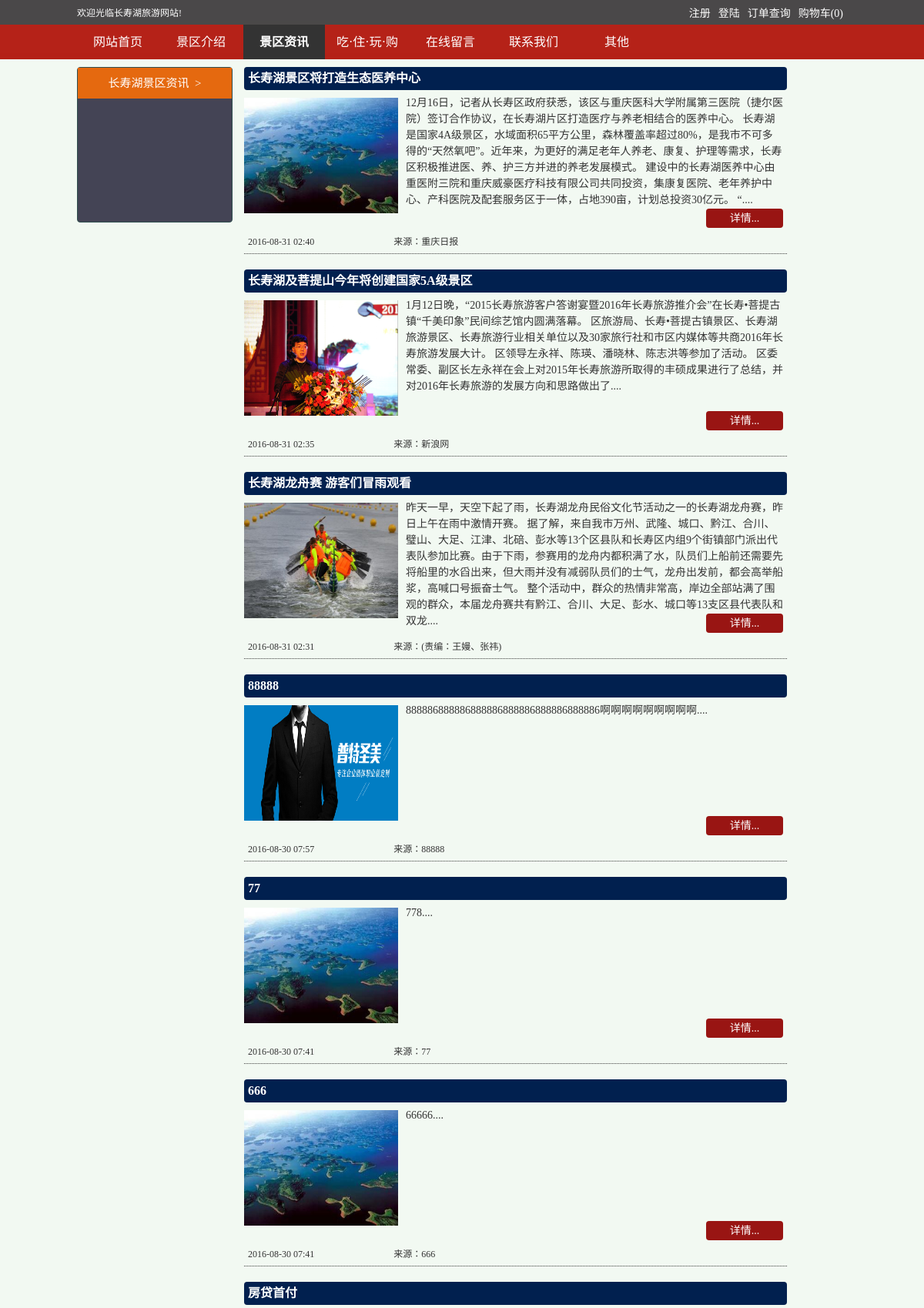
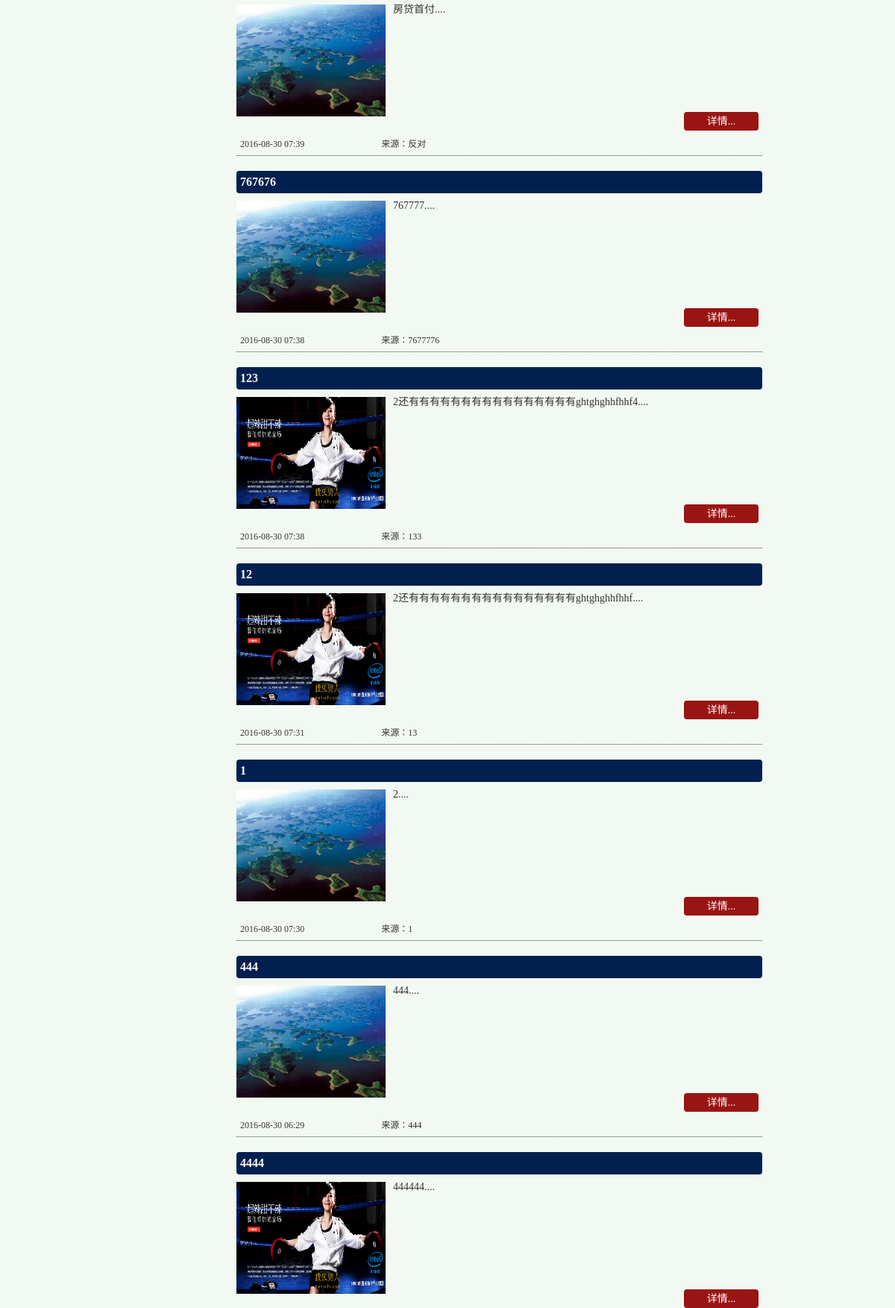
Screenshot of /jqzx/index.php (upper part) with the database file from the repository (2 pictures, top to bottom).
### tables this page shows
CREATE TABLE `news` (
  `id` int(10) unsigned NOT NULL AUTO_INCREMENT,
  `title` varchar(30) NOT NULL COMMENT '标题',
  `source` varchar(20) NOT NULL COMMENT '来源',
  `pubtime` int(11) NOT NULL COMMENT '发布时间',
  `content` text NOT NULL COMMENT '正文内容',
  `image` varchar(100) NOT NULL COMMENT '图片',
  `operator` varchar(20) NOT NULL COMMENT '发布人',
  `like` int(11) NOT NULL DEFAULT '0' COMMENT '点赞数',
  `unlike` int(11) NOT NULL DEFAULT '0' COMMENT '点踩数',
  PRIMARY KEY (`id`)
);

### public/class/db.class.php (called while the page is built, shortened)
<?php
class DB {
    public static $dbtype = 'mysql';
    public static $dbhost = '';
    public static $dbport = '';
    public static $dbname = '';
    public static $dbuser = '';
    public static $dbpass = '';
    public static $charset = '';
    public static $stmt = null;
    public static $DB = null;
    public static $connect = true;
    public function __construct() {
        self::$dbtype = 'mysql';
        self::$dbhost = 'localhost';
        self::$dbport = '3306';
        self::$dbname = 'csh';
        self::$dbuser = 'root';
        self::$dbpass = '';
        self::$connect = true;
        self::$charset = 'UTF8';
        self::$DB -> setAttribute ( PDO::MYSQL_ATTR_USE_BUFFERED_QUERY, true );
        self::$DB -> setAttribute ( PDO::ATTR_EMULATE_PREPARES, true );
        self::$DB -> exec( 'SET NAMES ' . self::$charset );
    }
    private function connect() {
        try {
            self::$DB = new PDO ( self::$dbtype . ':host=' . self::$dbhost . ';port=' . self::$dbport . ';dbname=' .
                self::$dbname, self::$dbuser, self::$dbpass, array (PDO::ATTR_PERSISTENT => self::$connect ) );
        } catch ( PDOException $e ) {
            die ( "Connect Error Infomation:" . $e->getMessage () );
        }
    }
    private function _fetch($sql, $type) {
        $result = array ();
        self::$stmt = self::$DB->query ( $sql );
        self::$stmt->setFetchMode ( PDO::FETCH_ASSOC );
        switch ($type) {
            case '1' :
                $result = self::$stmt->fetchAll ();
                break;
        }
        self::$stmt = null;
        return $result;
    }
    public function getAll($table, $field = '*', $where = false, $orderby = false, $limit = false) {
        $sql = "SELECT {$field} FROM `{$table}`";
        $sql .= ($where) ? " WHERE $where" : '';
        $sql .= ($orderby) ? " ORDER BY $orderby" : '';
        $sql .= ($limit) ? " LIMIT $limit" : '';
        return self::_fetch ( $sql, $type = '1' );
    }
}

### jqzx/index.php (the view, shortened to what this page needs)
<?php
include "../public/class/db.class.php";
$db = new DB();
$newsdata = $db->getAll('news',"*",'',"id desc");
$src= str_replace("jqzx","admin",dirname($_SERVER['SCRIPT_NAME']));
$src= str_replace("\\","/",$src)."/Public/Uploads/newspic/";
?>
<!DOCTYPE html>
<html lang="en">
<head>
    <link href="../public/css/style.css" type="text/css" rel="stylesheet"/>
    <link href="../public/css/dropmenu.css" rel="stylesheet" type="text/css"/>
</head>
<body>
<?php include "../public/common/header.php";?>
<div id="jqzx_container">
    <div id="jqzx_left">
        <div>长寿湖景区资讯&nbsp;&nbsp;></div>
    </div>
    <div id="jqzx_right">
        <?php foreach($newsdata as $k=>$v){ if($v['image']){$pic_name=$v['image'];}else{$pic_name="default.jpg";}?>
        <div class="news">
            <div class="title"><?php echo $v['title'];?></div>
            <div class="pic">
                <img width="100%" height="100%" src="<?php echo $src.$pic_name;?>"/>
            </div>
            <div class="content">
                <p><?php echo mb_substr(str_replace("&nbsp;","",strip_tags($v['content'])),0,250,'utf-8')."....";?></p>
                <a href="detail.php?id=<?php echo $v['id'];?>" class="morezx">详情...</a>
            </div>
            <div class="bottom">
                <span class="pub_time"><?php echo date("Y-m-d H:i",$v['pubtime']);?></span>
                <span class="source">来源：<?php echo $v['source'];?></span>
            </div>
        </div>
        <?php }?>
    </div>
</div>
</body>
</html>

### public/css/style.css (style rules this page uses)
body,div,dl,dt,dd,ul,ol,li,h1,h2,h3,h4,h5,h6,pre,code,form,fieldset,legend,input,textarea,th,td,p,blockquote,hr,button,article,aside,details,figcaption,figure,footer,header,hgroup,menu,nav,section { margin:0px;padding:0px; }
body { word-wrap:break-word;text-align:center;font:12px/1.5 Tahoma;color:#333333;background:#f2f9f2; }
img { border:0; }
a { text-decoration:none; }
.morezx { display:block; width:100px; height:25px; line-height:25px; color:white; font-size:14px; text-align:center; background: #991513; -webkit-border-radius:4px; -moz-border-radius:4px; border-radius:4px; margin:4px auto 0; }
#jqzx_container { width:1000px; min-height:600px; margin: 10px auto; }
#jqzx_left { float:left; width:200px; height:200px; background: #445; border:1px solid darkslategray; border-radius:4px; }
#jqzx_left div { color:white; height:40px; background: #e5690f; font-size:15px; line-height:40px; }
#jqzx_right { float:left; margin-left:15px; }
#jqzx_container [class^=news] { width:750px; }
#jqzx_container div[class^=news] .title { float:left; width:700px; height:30px; background: #01204f; font-size:16px; font-weight:bold; text-align:left; line-height:30px; color:white; padding-left:5px; border-radius:4px; }
#jqzx_container .bottom .pub_time,#jqzx_container .title .source { width:150px; margin-right:100px; }
#jqzx_container div[class^=news] .pic { float:left; width:200px; height:150px; background: #999; margin:10px 5px 1px 0; }
#jqzx_container div[class^=news] .content { float:left; width:490px; height:170px; margin:1px 5px 1px 0; font-size:15px; padding:5px; text-align:left; position:relative; }
#jqzx_container div[class^=news] .content a { position:absolute; bottom:2px; right:5px; }
#jqzx_container div[class^=news] .content p { font-size:14px; }
#jqzx_container div[class^=news] .bottom { float:left; width: 700px; height:30px; //background: white; margin-bottom:20px; padding-left:5px; text-align:left; line-height:30px; border-bottom:1px dotted #3E3E3E; }

### rows the page displays
news: title "长寿湖景区将打造生态医养中心", image (picture), content "12月16日，记者从长寿区政府获悉，该区与重庆医科大学附属第三医院（捷尔医院）签订合作协议，在长寿湖片区打造医疗与养老相结合的医养中心。 长寿湖是国家4A级景区，水域面积65平方公里，森林覆盖率超过80%，是我市不可多得的“天然氧吧”。近年来，为更好的满足老年人养老、康复、护理等需求，长寿区积极推进医、养、护三方并进的养老发展模式。 建设中的长寿湖医养中心由重医附三院和重庆威豪医疗科技有限公司共同投资，集康复医院、老年养护中心、产科医院及配套服务区于一体，占地390亩，计划总投资30亿元。 “", pubtime "2016-08-31 02:40", source "重庆日报"
news: title "长寿湖及菩提山今年将创建国家5A级景区", image (picture), content "1月12日晚，“2015长寿旅游客户答谢宴暨2016年长寿旅游推介会”在长寿•菩提古镇“千美印象”民间综艺馆内圆满落幕。 区旅游局、长寿•菩提古镇景区、长寿湖旅游景区、长寿旅游行业相关单位以及30家旅行社和市区内媒体等共商2016年长寿旅游发展大计。 区领导左永祥、陈瑛、潘晓林、陈志洪等参加了活动。 区委常委、副区长左永祥在会上对2015年长寿旅游所取得的丰硕成果进行了总结，并对2016年长寿旅游的发展方向和思路做出了", pubtime "2016-08-31 02:35", source "新浪网"
news: title "长寿湖龙舟赛 游客们冒雨观看", image (picture), content "昨天一早，天空下起了雨，长寿湖龙舟民俗文化节活动之一的长寿湖龙舟赛，昨日上午在雨中激情开赛。 据了解，来自我市万州、武隆、城口、黔江、合川、璧山、大足、江津、北碚、彭水等13个区县队和长寿区内组9个街镇部门派出代表队参加比赛。由于下雨，参赛用的龙舟内都积满了水，队员们上船前还需要先将船里的水舀出来，但大雨并没有减弱队员们的士气，龙舟出发前，都会高举船浆，高喊口号振奋士气。 整个活动中，群众的热情非常高，岸边全部站满了围观的群众，本届龙舟赛共有黔江、合川、大足、彭水、城口等13支区县代表队和双龙", pubtime "2016-08-31 02:31", source "(责编：王嫚、张祎)"
news: title "88888", image (picture), content "888886888886888886888886888886888886啊啊啊啊啊啊啊啊啊", pubtime "2016-08-30 07:57", source "88888"
news: title "77", content "778", pubtime "2016-08-30 07:41", source "77"
news: title "666", content "66666", pubtime "2016-08-30 07:41", source "666"
news: title "房贷首付", content "房贷首付", pubtime "2016-08-30 07:39", source "反对"
news: title "767676", content "767777", pubtime "2016-08-30 07:38", source "7677776"
news: title "123", image (picture), content "2还有有有有有有有有有有有有有有有有ghtghghhfhhf4", pubtime "2016-08-30 07:38", source "133"
news: title "12", image (picture), content "2还有有有有有有有有有有有有有有有有ghtghghhfhhf", pubtime "2016-08-30 07:31", source "13"
news: title "1", content "2", pubtime "2016-08-30 07:30", source "1"
news: title "444", content "444", pubtime "2016-08-30 06:29", source "444"
news: title "4444", image (picture), content "444444"
